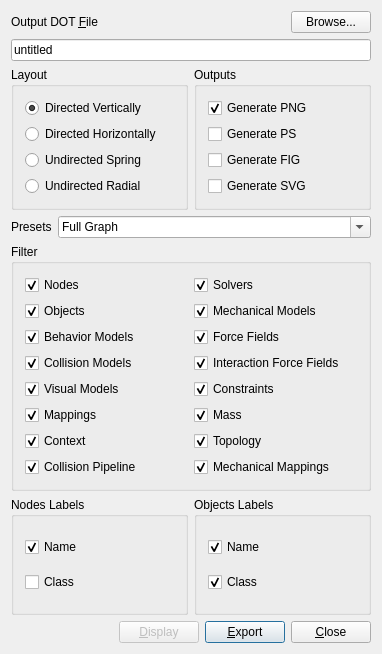
<?xml version="1.0" encoding="UTF-8"?>
<ui version="4.0">
 <class>BaseGenGraphForm</class>
 <widget class="QDialog" name="BaseGenGraphForm">
  <property name="geometry">
   <rect>
    <x>0</x>
    <y>0</y>
    <width>382</width>
    <height>654</height>
   </rect>
  </property>
  <property name="windowTitle">
   <string>Sofa Graph Export</string>
  </property>
  <layout class="QVBoxLayout">
   <item>
    <layout class="QGridLayout">
     <item row="0" column="0">
      <widget class="QLabel" name="filenameLabel">
       <property name="sizePolicy">
        <sizepolicy hsizetype="Preferred" vsizetype="Preferred">
         <horstretch>1</horstretch>
         <verstretch>0</verstretch>
        </sizepolicy>
       </property>
       <property name="text">
        <string>Output DOT &amp;File</string>
       </property>
       <property name="wordWrap">
        <bool>false</bool>
       </property>
       <property name="buddy">
        <cstring>filename</cstring>
       </property>
      </widget>
     </item>
     <item row="0" column="1">
      <widget class="QPushButton" name="browseButton">
       <property name="text">
        <string>Browse...</string>
       </property>
      </widget>
     </item>
     <item row="1" column="0" colspan="2">
      <widget class="QLineEdit" name="filename">
       <property name="text">
        <string>untitled</string>
       </property>
      </widget>
     </item>
    </layout>
   </item>
   <item>
    <layout class="QHBoxLayout">
     <item>
      <widget class="QGroupBox" name="layoutGroup">
       <property name="title">
        <string>Layout</string>
       </property>
       <layout class="QVBoxLayout">
        <item>
         <widget class="QRadioButton" name="layoutDirV">
          <property name="text">
           <string>Directed Vertically</string>
          </property>
          <property name="checked">
           <bool>true</bool>
          </property>
         </widget>
        </item>
        <item>
         <widget class="QRadioButton" name="layoutDirH">
          <property name="text">
           <string>Directed Horizontally</string>
          </property>
         </widget>
        </item>
        <item>
         <widget class="QRadioButton" name="layoutSpring">
          <property name="text">
           <string>Undirected Spring</string>
          </property>
         </widget>
        </item>
        <item>
         <widget class="QRadioButton" name="layoutRadial">
          <property name="text">
           <string>Undirected Radial</string>
          </property>
         </widget>
        </item>
       </layout>
      </widget>
     </item>
     <item>
      <widget class="QGroupBox" name="outputsBox">
       <property name="title">
        <string>Outputs</string>
       </property>
       <layout class="QVBoxLayout">
        <item>
         <widget class="QCheckBox" name="genPNG">
          <property name="text">
           <string>Generate PNG</string>
          </property>
          <property name="checked">
           <bool>true</bool>
          </property>
         </widget>
        </item>
        <item>
         <widget class="QCheckBox" name="genPS">
          <property name="text">
           <string>Generate PS</string>
          </property>
         </widget>
        </item>
        <item>
         <widget class="QCheckBox" name="genFIG">
          <property name="text">
           <string>Generate FIG</string>
          </property>
         </widget>
        </item>
        <item>
         <widget class="QCheckBox" name="genSVG">
          <property name="text">
           <string>Generate SVG</string>
          </property>
         </widget>
        </item>
       </layout>
      </widget>
     </item>
    </layout>
   </item>
   <item>
    <layout class="QHBoxLayout">
     <item>
      <widget class="QLabel" name="presetLabel">
       <property name="text">
        <string>Presets</string>
       </property>
       <property name="wordWrap">
        <bool>false</bool>
       </property>
      </widget>
     </item>
     <item>
      <widget class="QComboBox" name="presetFilter">
       <property name="sizePolicy">
        <sizepolicy hsizetype="Minimum" vsizetype="Fixed">
         <horstretch>1</horstretch>
         <verstretch>0</verstretch>
        </sizepolicy>
       </property>
       <property name="editable">
        <bool>true</bool>
       </property>
       <property name="insertPolicy">
        <enum>QComboBox::InsertAtTop</enum>
       </property>
       <property name="duplicatesEnabled">
        <bool>false</bool>
       </property>
       <property name="frame">
        <bool>true</bool>
       </property>
       <item>
        <property name="text">
         <string>Full Graph</string>
        </property>
       </item>
       <item>
        <property name="text">
         <string>All Objects</string>
        </property>
       </item>
       <item>
        <property name="text">
         <string>All Nodes</string>
        </property>
       </item>
       <item>
        <property name="text">
         <string>Mechanical Graph</string>
        </property>
       </item>
       <item>
        <property name="text">
         <string>Mechanical Objects</string>
        </property>
       </item>
       <item>
        <property name="text">
         <string>Visual Graph</string>
        </property>
       </item>
       <item>
        <property name="text">
         <string>Visual Objects</string>
        </property>
       </item>
       <item>
        <property name="text">
         <string>Collision Graph</string>
        </property>
       </item>
       <item>
        <property name="text">
         <string>Collision Objects</string>
        </property>
       </item>
       <item>
        <property name="text">
         <string>Collision Response Graph</string>
        </property>
       </item>
       <item>
        <property name="text">
         <string>Collision Response Objects</string>
        </property>
       </item>
      </widget>
     </item>
    </layout>
   </item>
   <item>
    <widget class="QGroupBox" name="filterBox">
     <property name="title">
      <string>Filter</string>
     </property>
     <layout class="QGridLayout">
      <item row="0" column="1">
       <widget class="QCheckBox" name="showSolvers">
        <property name="text">
         <string>Solvers</string>
        </property>
        <property name="checked">
         <bool>true</bool>
        </property>
       </widget>
      </item>
      <item row="1" column="1">
       <widget class="QCheckBox" name="showMechanicalStates">
        <property name="text">
         <string>Mechanical Models</string>
        </property>
        <property name="checked">
         <bool>true</bool>
        </property>
       </widget>
      </item>
      <item row="2" column="1">
       <widget class="QCheckBox" name="showForceFields">
        <property name="text">
         <string>Force Fields</string>
        </property>
        <property name="checked">
         <bool>true</bool>
        </property>
       </widget>
      </item>
      <item row="3" column="1">
       <widget class="QCheckBox" name="showInteractionForceFields">
        <property name="text">
         <string>Interaction Force Fields</string>
        </property>
        <property name="checked">
         <bool>true</bool>
        </property>
       </widget>
      </item>
      <item row="4" column="1">
       <widget class="QCheckBox" name="showConstraints">
        <property name="text">
         <string>Constraints</string>
        </property>
        <property name="checked">
         <bool>true</bool>
        </property>
       </widget>
      </item>
      <item row="5" column="1">
       <widget class="QCheckBox" name="showMass">
        <property name="text">
         <string>Mass</string>
        </property>
        <property name="checked">
         <bool>true</bool>
        </property>
       </widget>
      </item>
      <item row="7" column="1">
       <widget class="QCheckBox" name="showMechanicalMappings">
        <property name="text">
         <string>Mechanical Mappings</string>
        </property>
        <property name="checked">
         <bool>true</bool>
        </property>
       </widget>
      </item>
      <item row="6" column="1">
       <widget class="QCheckBox" name="showTopology">
        <property name="text">
         <string>Topology</string>
        </property>
        <property name="checked">
         <bool>true</bool>
        </property>
       </widget>
      </item>
      <item row="5" column="0">
       <widget class="QCheckBox" name="showMappings">
        <property name="text">
         <string>Mappings</string>
        </property>
        <property name="checked">
         <bool>true</bool>
        </property>
       </widget>
      </item>
      <item row="3" column="0">
       <widget class="QCheckBox" name="showCollisionModels">
        <property name="text">
         <string>Collision Models</string>
        </property>
        <property name="checked">
         <bool>true</bool>
        </property>
       </widget>
      </item>
      <item row="4" column="0">
       <widget class="QCheckBox" name="showVisualModels">
        <property name="text">
         <string>Visual Models</string>
        </property>
        <property name="checked">
         <bool>true</bool>
        </property>
       </widget>
      </item>
      <item row="7" column="0">
       <widget class="QCheckBox" name="showCollisionPipeline">
        <property name="text">
         <string>Collision Pipeline</string>
        </property>
        <property name="checked">
         <bool>true</bool>
        </property>
       </widget>
      </item>
      <item row="2" column="0">
       <widget class="QCheckBox" name="showBehaviorModels">
        <property name="text">
         <string>Behavior Models</string>
        </property>
        <property name="checked">
         <bool>true</bool>
        </property>
       </widget>
      </item>
      <item row="6" column="0">
       <widget class="QCheckBox" name="showContext">
        <property name="text">
         <string>Context</string>
        </property>
        <property name="checked">
         <bool>true</bool>
        </property>
       </widget>
      </item>
      <item row="1" column="0">
       <widget class="QCheckBox" name="showObjects">
        <property name="text">
         <string>Objects</string>
        </property>
        <property name="checked">
         <bool>true</bool>
        </property>
       </widget>
      </item>
      <item row="0" column="0">
       <widget class="QCheckBox" name="showNodes">
        <property name="text">
         <string>Nodes</string>
        </property>
        <property name="checked">
         <bool>true</bool>
        </property>
       </widget>
      </item>
     </layout>
    </widget>
   </item>
   <item>
    <layout class="QHBoxLayout">
     <item>
      <widget class="QGroupBox" name="groupNodeLabel">
       <property name="title">
        <string>Nodes Labels</string>
       </property>
       <layout class="QVBoxLayout">
        <item>
         <widget class="QCheckBox" name="labelNodeName">
          <property name="text">
           <string>Name</string>
          </property>
          <property name="checked">
           <bool>true</bool>
          </property>
         </widget>
        </item>
        <item>
         <widget class="QCheckBox" name="labelNodeClass">
          <property name="text">
           <string>Class</string>
          </property>
         </widget>
        </item>
       </layout>
      </widget>
     </item>
     <item>
      <widget class="QGroupBox" name="groupObjectLabel">
       <property name="title">
        <string>Objects Labels</string>
       </property>
       <layout class="QVBoxLayout">
        <item>
         <widget class="QCheckBox" name="labelObjectName">
          <property name="text">
           <string>Name</string>
          </property>
          <property name="checked">
           <bool>true</bool>
          </property>
         </widget>
        </item>
        <item>
         <widget class="QCheckBox" name="labelObjectClass">
          <property name="text">
           <string>Class</string>
          </property>
          <property name="checked">
           <bool>true</bool>
          </property>
         </widget>
        </item>
       </layout>
      </widget>
     </item>
    </layout>
   </item>
   <item>
    <layout class="QHBoxLayout">
     <item>
      <spacer name="spacer1">
       <property name="orientation">
        <enum>Qt::Horizontal</enum>
       </property>
       <property name="sizeType">
        <enum>QSizePolicy::Expanding</enum>
       </property>
       <property name="sizeHint" stdset="0">
        <size>
         <width>16</width>
         <height>20</height>
        </size>
       </property>
      </spacer>
     </item>
     <item>
      <widget class="QPushButton" name="displayButton">
       <property name="enabled">
        <bool>false</bool>
       </property>
       <property name="text">
        <string>&amp;Display</string>
       </property>
       <property name="shortcut">
        <string>Alt+D</string>
       </property>
      </widget>
     </item>
     <item>
      <widget class="QPushButton" name="exportButton">
       <property name="text">
        <string>&amp;Export</string>
       </property>
       <property name="shortcut">
        <string>Alt+E</string>
       </property>
       <property name="default">
        <bool>true</bool>
       </property>
      </widget>
     </item>
     <item>
      <widget class="QPushButton" name="closeButton">
       <property name="text">
        <string>&amp;Close</string>
       </property>
       <property name="shortcut">
        <string>Alt+C</string>
       </property>
      </widget>
     </item>
    </layout>
   </item>
  </layout>
 </widget>
 <layoutdefault spacing="6" margin="11"/>
 <tabstops>
  <tabstop>filename</tabstop>
  <tabstop>browseButton</tabstop>
  <tabstop>layoutDirV</tabstop>
  <tabstop>layoutDirH</tabstop>
  <tabstop>layoutSpring</tabstop>
  <tabstop>layoutRadial</tabstop>
  <tabstop>genPNG</tabstop>
  <tabstop>genPS</tabstop>
  <tabstop>genFIG</tabstop>
  <tabstop>genSVG</tabstop>
  <tabstop>showSolvers</tabstop>
  <tabstop>showMechanicalStates</tabstop>
  <tabstop>showForceFields</tabstop>
  <tabstop>showInteractionForceFields</tabstop>
  <tabstop>showConstraints</tabstop>
  <tabstop>showMass</tabstop>
  <tabstop>showMechanicalMappings</tabstop>
  <tabstop>showTopology</tabstop>
  <tabstop>showMappings</tabstop>
  <tabstop>showCollisionModels</tabstop>
  <tabstop>showVisualModels</tabstop>
  <tabstop>showCollisionPipeline</tabstop>
  <tabstop>showBehaviorModels</tabstop>
  <tabstop>showContext</tabstop>
  <tabstop>showObjects</tabstop>
  <tabstop>showNodes</tabstop>
  <tabstop>labelNodeName</tabstop>
  <tabstop>labelNodeClass</tabstop>
  <tabstop>labelObjectName</tabstop>
  <tabstop>labelObjectClass</tabstop>
  <tabstop>displayButton</tabstop>
  <tabstop>exportButton</tabstop>
 </tabstops>
 <resources/>
 <connections>
  <connection>
   <sender>showObjects</sender>
   <signal>toggled(bool)</signal>
   <receiver>showBehaviorModels</receiver>
   <slot>setEnabled(bool)</slot>
   <hints>
    <hint type="sourcelabel">
     <x>20</x>
     <y>20</y>
    </hint>
    <hint type="destinationlabel">
     <x>20</x>
     <y>20</y>
    </hint>
   </hints>
  </connection>
  <connection>
   <sender>showObjects</sender>
   <signal>toggled(bool)</signal>
   <receiver>showCollisionModels</receiver>
   <slot>setEnabled(bool)</slot>
   <hints>
    <hint type="sourcelabel">
     <x>20</x>
     <y>20</y>
    </hint>
    <hint type="destinationlabel">
     <x>20</x>
     <y>20</y>
    </hint>
   </hints>
  </connection>
  <connection>
   <sender>showObjects</sender>
   <signal>toggled(bool)</signal>
   <receiver>showVisualModels</receiver>
   <slot>setEnabled(bool)</slot>
   <hints>
    <hint type="sourcelabel">
     <x>20</x>
     <y>20</y>
    </hint>
    <hint type="destinationlabel">
     <x>20</x>
     <y>20</y>
    </hint>
   </hints>
  </connection>
  <connection>
   <sender>showObjects</sender>
   <signal>toggled(bool)</signal>
   <receiver>showMappings</receiver>
   <slot>setEnabled(bool)</slot>
   <hints>
    <hint type="sourcelabel">
     <x>20</x>
     <y>20</y>
    </hint>
    <hint type="destinationlabel">
     <x>20</x>
     <y>20</y>
    </hint>
   </hints>
  </connection>
  <connection>
   <sender>showObjects</sender>
   <signal>toggled(bool)</signal>
   <receiver>showContext</receiver>
   <slot>setEnabled(bool)</slot>
   <hints>
    <hint type="sourcelabel">
     <x>20</x>
     <y>20</y>
    </hint>
    <hint type="destinationlabel">
     <x>20</x>
     <y>20</y>
    </hint>
   </hints>
  </connection>
  <connection>
   <sender>showObjects</sender>
   <signal>toggled(bool)</signal>
   <receiver>showCollisionPipeline</receiver>
   <slot>setEnabled(bool)</slot>
   <hints>
    <hint type="sourcelabel">
     <x>20</x>
     <y>20</y>
    </hint>
    <hint type="destinationlabel">
     <x>20</x>
     <y>20</y>
    </hint>
   </hints>
  </connection>
  <connection>
   <sender>showObjects</sender>
   <signal>toggled(bool)</signal>
   <receiver>showSolvers</receiver>
   <slot>setEnabled(bool)</slot>
   <hints>
    <hint type="sourcelabel">
     <x>20</x>
     <y>20</y>
    </hint>
    <hint type="destinationlabel">
     <x>20</x>
     <y>20</y>
    </hint>
   </hints>
  </connection>
  <connection>
   <sender>showObjects</sender>
   <signal>toggled(bool)</signal>
   <receiver>showMechanicalStates</receiver>
   <slot>setEnabled(bool)</slot>
   <hints>
    <hint type="sourcelabel">
     <x>20</x>
     <y>20</y>
    </hint>
    <hint type="destinationlabel">
     <x>20</x>
     <y>20</y>
    </hint>
   </hints>
  </connection>
  <connection>
   <sender>showObjects</sender>
   <signal>toggled(bool)</signal>
   <receiver>showForceFields</receiver>
   <slot>setEnabled(bool)</slot>
   <hints>
    <hint type="sourcelabel">
     <x>20</x>
     <y>20</y>
    </hint>
    <hint type="destinationlabel">
     <x>20</x>
     <y>20</y>
    </hint>
   </hints>
  </connection>
  <connection>
   <sender>showObjects</sender>
   <signal>toggled(bool)</signal>
   <receiver>showInteractionForceFields</receiver>
   <slot>setEnabled(bool)</slot>
   <hints>
    <hint type="sourcelabel">
     <x>20</x>
     <y>20</y>
    </hint>
    <hint type="destinationlabel">
     <x>20</x>
     <y>20</y>
    </hint>
   </hints>
  </connection>
  <connection>
   <sender>showObjects</sender>
   <signal>toggled(bool)</signal>
   <receiver>showConstraints</receiver>
   <slot>setEnabled(bool)</slot>
   <hints>
    <hint type="sourcelabel">
     <x>20</x>
     <y>20</y>
    </hint>
    <hint type="destinationlabel">
     <x>20</x>
     <y>20</y>
    </hint>
   </hints>
  </connection>
  <connection>
   <sender>showObjects</sender>
   <signal>toggled(bool)</signal>
   <receiver>showMass</receiver>
   <slot>setEnabled(bool)</slot>
   <hints>
    <hint type="sourcelabel">
     <x>20</x>
     <y>20</y>
    </hint>
    <hint type="destinationlabel">
     <x>20</x>
     <y>20</y>
    </hint>
   </hints>
  </connection>
  <connection>
   <sender>showObjects</sender>
   <signal>toggled(bool)</signal>
   <receiver>showTopology</receiver>
   <slot>setEnabled(bool)</slot>
   <hints>
    <hint type="sourcelabel">
     <x>20</x>
     <y>20</y>
    </hint>
    <hint type="destinationlabel">
     <x>20</x>
     <y>20</y>
    </hint>
   </hints>
  </connection>
  <connection>
   <sender>showObjects</sender>
   <signal>toggled(bool)</signal>
   <receiver>showMechanicalMappings</receiver>
   <slot>setEnabled(bool)</slot>
   <hints>
    <hint type="sourcelabel">
     <x>20</x>
     <y>20</y>
    </hint>
    <hint type="destinationlabel">
     <x>20</x>
     <y>20</y>
    </hint>
   </hints>
  </connection>
  <connection>
   <sender>showObjects</sender>
   <signal>toggled(bool)</signal>
   <receiver>groupObjectLabel</receiver>
   <slot>setEnabled(bool)</slot>
   <hints>
    <hint type="sourcelabel">
     <x>20</x>
     <y>20</y>
    </hint>
    <hint type="destinationlabel">
     <x>20</x>
     <y>20</y>
    </hint>
   </hints>
  </connection>
  <connection>
   <sender>showNodes</sender>
   <signal>toggled(bool)</signal>
   <receiver>groupNodeLabel</receiver>
   <slot>setEnabled(bool)</slot>
   <hints>
    <hint type="sourcelabel">
     <x>20</x>
     <y>20</y>
    </hint>
    <hint type="destinationlabel">
     <x>20</x>
     <y>20</y>
    </hint>
   </hints>
  </connection>
  <connection>
   <sender>showNodes</sender>
   <signal>toggled(bool)</signal>
   <receiver>presetFilter</receiver>
   <slot>clearEditText()</slot>
   <hints>
    <hint type="sourcelabel">
     <x>20</x>
     <y>20</y>
    </hint>
    <hint type="destinationlabel">
     <x>20</x>
     <y>20</y>
    </hint>
   </hints>
  </connection>
  <connection>
   <sender>showObjects</sender>
   <signal>toggled(bool)</signal>
   <receiver>presetFilter</receiver>
   <slot>clearEditText()</slot>
   <hints>
    <hint type="sourcelabel">
     <x>20</x>
     <y>20</y>
    </hint>
    <hint type="destinationlabel">
     <x>20</x>
     <y>20</y>
    </hint>
   </hints>
  </connection>
  <connection>
   <sender>showBehaviorModels</sender>
   <signal>toggled(bool)</signal>
   <receiver>presetFilter</receiver>
   <slot>clearEditText()</slot>
   <hints>
    <hint type="sourcelabel">
     <x>20</x>
     <y>20</y>
    </hint>
    <hint type="destinationlabel">
     <x>20</x>
     <y>20</y>
    </hint>
   </hints>
  </connection>
  <connection>
   <sender>showCollisionModels</sender>
   <signal>toggled(bool)</signal>
   <receiver>presetFilter</receiver>
   <slot>clearEditText()</slot>
   <hints>
    <hint type="sourcelabel">
     <x>20</x>
     <y>20</y>
    </hint>
    <hint type="destinationlabel">
     <x>20</x>
     <y>20</y>
    </hint>
   </hints>
  </connection>
  <connection>
   <sender>showVisualModels</sender>
   <signal>toggled(bool)</signal>
   <receiver>presetFilter</receiver>
   <slot>clearEditText()</slot>
   <hints>
    <hint type="sourcelabel">
     <x>20</x>
     <y>20</y>
    </hint>
    <hint type="destinationlabel">
     <x>20</x>
     <y>20</y>
    </hint>
   </hints>
  </connection>
  <connection>
   <sender>showMappings</sender>
   <signal>toggled(bool)</signal>
   <receiver>presetFilter</receiver>
   <slot>clearEditText()</slot>
   <hints>
    <hint type="sourcelabel">
     <x>20</x>
     <y>20</y>
    </hint>
    <hint type="destinationlabel">
     <x>20</x>
     <y>20</y>
    </hint>
   </hints>
  </connection>
  <connection>
   <sender>showContext</sender>
   <signal>toggled(bool)</signal>
   <receiver>presetFilter</receiver>
   <slot>clearEditText()</slot>
   <hints>
    <hint type="sourcelabel">
     <x>20</x>
     <y>20</y>
    </hint>
    <hint type="destinationlabel">
     <x>20</x>
     <y>20</y>
    </hint>
   </hints>
  </connection>
  <connection>
   <sender>showCollisionPipeline</sender>
   <signal>toggled(bool)</signal>
   <receiver>presetFilter</receiver>
   <slot>clearEditText()</slot>
   <hints>
    <hint type="sourcelabel">
     <x>20</x>
     <y>20</y>
    </hint>
    <hint type="destinationlabel">
     <x>20</x>
     <y>20</y>
    </hint>
   </hints>
  </connection>
  <connection>
   <sender>showSolvers</sender>
   <signal>toggled(bool)</signal>
   <receiver>presetFilter</receiver>
   <slot>clearEditText()</slot>
   <hints>
    <hint type="sourcelabel">
     <x>20</x>
     <y>20</y>
    </hint>
    <hint type="destinationlabel">
     <x>20</x>
     <y>20</y>
    </hint>
   </hints>
  </connection>
  <connection>
   <sender>showMechanicalStates</sender>
   <signal>toggled(bool)</signal>
   <receiver>presetFilter</receiver>
   <slot>clearEditText()</slot>
   <hints>
    <hint type="sourcelabel">
     <x>20</x>
     <y>20</y>
    </hint>
    <hint type="destinationlabel">
     <x>20</x>
     <y>20</y>
    </hint>
   </hints>
  </connection>
  <connection>
   <sender>showForceFields</sender>
   <signal>toggled(bool)</signal>
   <receiver>presetFilter</receiver>
   <slot>clearEditText()</slot>
   <hints>
    <hint type="sourcelabel">
     <x>20</x>
     <y>20</y>
    </hint>
    <hint type="destinationlabel">
     <x>20</x>
     <y>20</y>
    </hint>
   </hints>
  </connection>
  <connection>
   <sender>showInteractionForceFields</sender>
   <signal>toggled(bool)</signal>
   <receiver>presetFilter</receiver>
   <slot>clearEditText()</slot>
   <hints>
    <hint type="sourcelabel">
     <x>20</x>
     <y>20</y>
    </hint>
    <hint type="destinationlabel">
     <x>20</x>
     <y>20</y>
    </hint>
   </hints>
  </connection>
  <connection>
   <sender>showConstraints</sender>
   <signal>toggled(bool)</signal>
   <receiver>presetFilter</receiver>
   <slot>clearEditText()</slot>
   <hints>
    <hint type="sourcelabel">
     <x>20</x>
     <y>20</y>
    </hint>
    <hint type="destinationlabel">
     <x>20</x>
     <y>20</y>
    </hint>
   </hints>
  </connection>
  <connection>
   <sender>showMass</sender>
   <signal>toggled(bool)</signal>
   <receiver>presetFilter</receiver>
   <slot>clearEditText()</slot>
   <hints>
    <hint type="sourcelabel">
     <x>20</x>
     <y>20</y>
    </hint>
    <hint type="destinationlabel">
     <x>20</x>
     <y>20</y>
    </hint>
   </hints>
  </connection>
  <connection>
   <sender>showTopology</sender>
   <signal>toggled(bool)</signal>
   <receiver>presetFilter</receiver>
   <slot>clearEditText()</slot>
   <hints>
    <hint type="sourcelabel">
     <x>20</x>
     <y>20</y>
    </hint>
    <hint type="destinationlabel">
     <x>20</x>
     <y>20</y>
    </hint>
   </hints>
  </connection>
  <connection>
   <sender>showMechanicalMappings</sender>
   <signal>toggled(bool)</signal>
   <receiver>presetFilter</receiver>
   <slot>clearEditText()</slot>
   <hints>
    <hint type="sourcelabel">
     <x>20</x>
     <y>20</y>
    </hint>
    <hint type="destinationlabel">
     <x>20</x>
     <y>20</y>
    </hint>
   </hints>
  </connection>
 </connections>
</ui>
